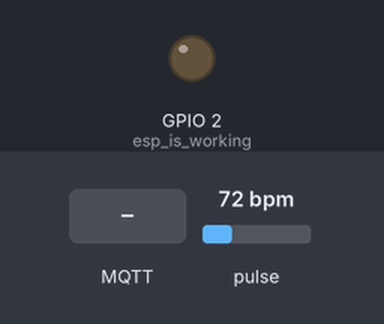
Bench run of a sketch on a simulated ESP8266 (NodeMCU). Parts: output pins drawn as LEDs (lit = HIGH). Inputs (shaded band) come from the test bench; at power-on: pulse 72 bpm. WiFi joins after 1.5 s; servers stay silent unless stated; random numbers use the default seed unless the sketch sets one; no MQTT or app messages arrive unless stated; what the sketch prints to the serial monitor is not drawn.

Above: at 0.1 s.
At 2.7 s:
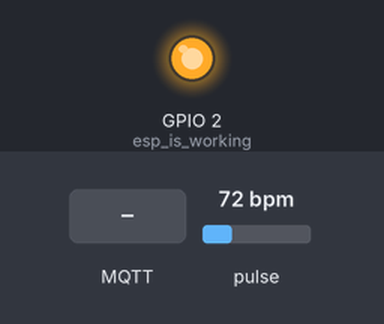
2.8 s: MQTT message "to/esp" arrives on the first subscribed topic
4.3 s: MQTT message "1" arrives on the first subscribed topic
5.8 s: MQTT message "on" arrives on the first subscribed topic
Timing chart, 0 to 8.8 s (numbered marks = the images above; inputs shaded):
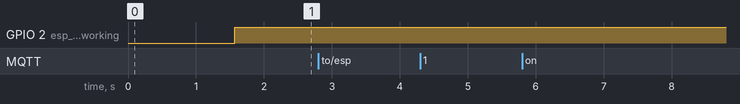

Measured:
- after the input at 2.8 s, every drawn part: stays the same
- after the input at 4.3 s, every drawn part: stays the same
- after the input at 5.8 s, every drawn part: stays the same

The sketch:

final_code3.ino
```cpp
#include <Wire.h>
#include <ESP8266WiFi.h>
#include <PubSubClient.h>
#include "MAX30105.h"
#include "heartRate.h"

const char caCert[] PROGMEM = R"EOF(
-----BEGIN CERTIFICATE-----			// Key taken from the internet, to make it work change it into Your own keys generated locally in OpenSSL
MIICXTCCAcACFF5V6YB+L+q1Aws2ui4xK6z/tpTxMAoGCCqGSM49BAMCMG4xCzAJ
BgNVBAYTAlBMMRQwEgYDVQQIDAtNYWxvcG9sc2tpZTEPMA0GA1UEBwwGS3Jha293
MSEwHwYDVQQLDBhEb21haW4gQ29udHJvbCBWYWxpZGF0ZWQxFTATBgNVBAMMDDE5
Mi4xNjguMS40MzAeFw0yMDAzMjQwMDQ0MjdaFw0zMDAzMjIwMDQ0MjdaMG4xCzAJ
BgNVBAYTAlBMMRQwEgYDVQQIDAtNYWxvcG9sc2tpZTEPMA0GA1UEBwwGS3Jha293
MSEwHwYDVQQLDBhEb21haW4gQ29udHJvbCBWYWxpZGF0ZWQxFTATBgNVBAMMDDE5
Mi4xNjguMS40MzCBmzAQBgcqhkjOPQIBBgUrgQQAIwOBhgAEAA9bBbHsVQSLjnwb
Jwe9zbrhQ/T6tMTmZp5b4IZvH7hmHcdf3bN6dtUwDqrIiTBXq7bhomnLX0zHjn0g
SVGbkU1uAWcA5jwKLoAtg+Rx48hgAUv2HZhF0xU0cgJInszmtlq39De9MJuxerV3
IoTlSfiN7TF0ooNw8OcF18+HJPVz4O+xMAoGCCqGSM49BAMCA4GKADCBhgJBSiO9
SegXh8CzBMyqGDAv7mCMAPIly13+riIE+4iSC7IONWzo7bcIumDZu6A83KZ30hGR
tYYi0kAl0TuJnVKzZqYCQXWVmSBXmfHaHdgwOA/U0Lu7NbfJ5IO8QFoq45UvkmxE
9VSJ+x27PA4k7qCz+mcODaR8adYf5BJRKIBcBrllHHQ6
-----END CERTIFICATE-----
)EOF";

// maximum received message length
#define MAX_MSG_LEN (128)

MAX30105 particleSensor;

// WiFi configuration
const char* ssid = "Network_name";	// needs to be filled depending from user settings
const char* password = "wifi_password"; // needs to be filled depending from user settings

// MQTT configuration
// hostanem of the server is his IP address
const IPAddress serverIPAddress(192, 168, 1, 43);

// Fingerprint taken from the internet, to make it work change it into broker's fingerprint
const uint8_t mqttCertFingerprint[] = {0xB1,0x93,0x88,0xA6,0x3D,0xB0,0x21,0xA1,0xF4,0xB5,0xFB,0xD9,0xCE,0xCC,0x1F,0x66,0x8F,0x31,0x8F,0xA4};

X509List caCertX509(caCert);

// the topic we will use
const char *topic = "from/esp";
const char *topic_rec = "to/esp";

// Create the MQTT and WiFi stacks
WiFiClientSecure espClient;
PubSubClient client(espClient);

const byte RATE_SIZE = 3; //Increase this for more averaging. 4 is good.
byte rates[RATE_SIZE]; //Array of heart rates
byte rateSpot = 0;
long lastBeat = 0; //Time at which the last beat occurred

float beatsPerMinute;
int beatAvg;
bool measure = false;

unsigned long StartTime;
unsigned long CurrentTime;
unsigned long ElapsedTime;

void setup()
{
  pinMode(LED_BUILTIN, OUTPUT); // esp is working, the led will be on
  digitalWrite(LED_BUILTIN, LOW);
  // serial port for debugging
  Serial.begin(115200);
  Serial.println("Initializing...");

  // Initialize sensor
  if (!particleSensor.begin(Wire, I2C_SPEED_FAST)) //Use default I2C port, 400kHz speed
  {
    Serial.println("MAX30105 was not found. Please check wiring/power. ");
    while (1);
  }
  Serial.println("Place your index finger on the sensor with steady pressure.");

  espClient.setTrustAnchors(&caCertX509);         /* Load CA cert into trust store */
  espClient.allowSelfSignedCerts();               /* Enable self-signed cert support */
  espClient.setFingerprint(mqttCertFingerprint);  /* Load SHA1 mqtt cert fingerprint for connection validation */

  // initialize wifi connection - this will wait until connected
  connectWiFi();

  // connect to MQTT server
  client.setServer(serverIPAddress, 8883);
  client.setCallback(callback);

  particleSensor.setup(); //Configure sensor with default settings
  particleSensor.setPulseAmplitudeRed(0); //Turn off Red LED
  particleSensor.setPulseAmplitudeGreen(0); //Turn off Green LED
}

void loop() {
  if (!client.connected()){
    connectMQTT();
    delay(500);
  }
  long irValue = particleSensor.getIR();
  client.loop();
  if(measure == 1){
    CurrentTime = millis();
    ElapsedTime = CurrentTime - StartTime;
    Serial.print(ElapsedTime);
    if(ElapsedTime < 11200){
      if (checkForBeat(irValue) == true)
      {
        //We sensed a beat!
        long delta = millis() - lastBeat;
        lastBeat = millis();
        Serial.print("Czas=");
        Serial.print(delta);
        beatsPerMinute = 60 / (delta / 1000.0);

        /*if (beatsPerMinute < 255 && beatsPerMinute > 30)
        {
          rates[rateSpot++] = (byte)beatsPerMinute; //Store this reading in the array
          rateSpot %= RATE_SIZE; //Wrap variable

          //Take average of readings
          beatAvg = 0;
          for (byte x = 0 ; x < RATE_SIZE ; x++)
            beatAvg += rates[x];
            beatAvg /= RATE_SIZE;
        }*/
      }
      // this is essential for mqtt server publishing
      //client.loop();
      char result[8]; // Buffer big enough for 7-character float
      dtostrf(beatsPerMinute, 6, 2, result); // Leave room for too large numbers!
      client.publish(topic, result);//"tutaj ja Twoje ESP8266");
      Serial.print("IR=");
      Serial.print(irValue);
      Serial.print(", BPM=");
      Serial.print(beatsPerMinute);
      //Serial.print(", Avg BPM=");
      //Serial.print(beatAvg);

      if (irValue < 50000)
        Serial.print(" No finger?");

      Serial.println();
    }
    else{
      beatsPerMinute = 0;
      particleSensor.setPulseAmplitudeGreen(0); //Turn off Green LED, end of measures
      measure = false;
      Serial.println(measure);
    }
  }
}

void connectWiFi() {
  delay(10);
  // Connecting to a WiFi network
  Serial.printf("\nConnecting to %s\n", ssid);
  WiFi.begin(ssid, password);
  while (WiFi.status() != WL_CONNECTED) {
    delay(250);
    Serial.print(".");
    digitalWrite(LED_BUILTIN, LOW);
    particleSensor.setPulseAmplitudeGreen(0);
    particleSensor.setPulseAmplitudeRed(0);
  }
  Serial.println("");
  Serial.print("WiFi connected on IP address ");
  Serial.println(WiFi.localIP());
}

void connectMQTT() {
  // Wait until we're connected
  while (!client.connected()){
    // Create a random client ID
    String clientId = "ESP8266-";
    clientId += String(random(0xffff), HEX);
    Serial.printf("MQTT connecting as client %s...\n", clientId.c_str());
    // Attempt to connect
    if (client.connect(clientId.c_str())) {
      Serial.println("MQTT connected");
      // Once connected, publish an announcment...
      client.publish(topic_rec, "hello from ESP8266");
      // ... and resubscribe
      client.subscribe(topic_rec);
      //client.subscribe(topic);
      digitalWrite(LED_BUILTIN, HIGH);
      particleSensor.setPulseAmplitudeGreen(0x0A); // Turn on red LED, the sensor can be used and it's running
    }
    else {
      digitalWrite(LED_BUILTIN, LOW);
      particleSensor.setPulseAmplitudeGreen(0);
      particleSensor.setPulseAmplitudeRed(0);
      Serial.printf("MQTT failed, state %s, retrying...\n", client.state());
      // Wait before retrying
      delay(2500);
    }
  }
}

int check_message;
void callback(char* topic, byte* payload, unsigned int length) {

  String receivedtopic = topic;
  String receivedpayload ;

  String value = "";
  for (int i=0;i<length;i++) {
      value += (char)payload[i];
  }
  check_message = value.toInt();
  Serial.println(check_message);

  static char message[MAX_MSG_LEN+1];
  if (length > MAX_MSG_LEN) {
    length = MAX_MSG_LEN;
  }
  strncpy(message, (char *)payload, length);
  message[length] = '\0';

  Serial.printf("topic %s, message received: %s\n", topic, message);

  if( receivedtopic == "to/esp" ){
    if( check_message != 0 ){
      Serial.println((char *)payload);
      particleSensor.setPulseAmplitudeRed(0x0A); //Turn on Red LED, start of measures 0x0A
      particleSensor.setPulseAmplitudeGreen(0); //Turn off Green LED, start of measures
      measure = true;
      Serial.println(measure);
      StartTime = millis(); // poczatek pomiaru
    }
    else{
      Serial.println((char *)payload);
      particleSensor.setPulseAmplitudeRed(0); // Turn off Red Light, stop of measures
      particleSensor.setPulseAmplitudeGreen(0x0A); //Turn on Green LED, start of measures
      measure = false;
      beatsPerMinute = 0;
      Serial.println(measure);
    }
  }
}
```
